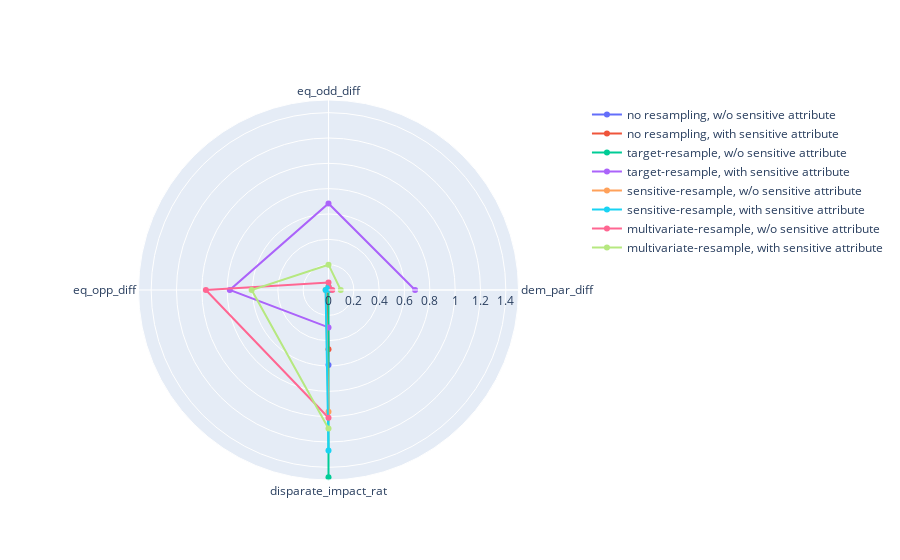

The notebook cell saved with this chart:
### Code cell
categories = ['dem_par_diff', 'eq_odd_diff', 'eq_opp_diff', 'disparate_impact_rat']
dataset_ref = [ 'no resampling, w/o sensitive attribute', 'no resampling, with sensitive attribute', \
                    'target-resample, w/o sensitive attribute', 'target-resample, with sensitive attribute', \
                    'sensitive-resample, w/o sensitive attribute', 'sensitive-resample, with sensitive attribute', \
                    'multivariate-resample, w/o sensitive attribute', 'multivariate-resample, with sensitive attribute']


fig = go.Figure()

for res_list,ref in zip(fairness_results_eq_odds, dataset_ref):

  fig.add_trace(go.Scatterpolar(
        r=res_list,
        theta=categories,
        # fill='toself',
        name=ref
  ))


fig.update_layout(
  polar=dict(
    radialaxis=dict(
      visible=True,
      range=[0, 1.5]
    )),
  showlegend=True
)

fig.show()

### Figure 1 — Plotly figure (JSON) as saved in the notebook; plotly's stock layout.template omitted (floating-point values rounded to 4 significant figures)
{"data": [{"name": "no resampling, w/o sensitive attribute", "r": [0.001644, 0.007026, 0.006165, 0.5913], "theta": ["dem_par_diff", "eq_odd_diff", "eq_opp_diff", "disparate_impact_rat"], "type": "scatterpolar"}, {"name": "no resampling, with sensitive attribute", "r": [0.002499, 0.009368, 0.007926, 0.4668], "theta": ["dem_par_diff", "eq_odd_diff", "eq_opp_diff", "disparate_impact_rat"], "type": "scatterpolar"}, {"name": "target-resample, w/o sensitive attribute", "r": [0.001839, 0.001976, 0, 1.478], "theta": ["dem_par_diff", "eq_odd_diff", "eq_opp_diff", "disparate_impact_rat"], "type": "scatterpolar"}, {"name": "target-resample, with sensitive attribute", "r": [0.6836, 0.6833, 0.7794, 0.2954], "theta": ["dem_par_diff", "eq_odd_diff", "eq_opp_diff", "disparate_impact_rat"], "type": "scatterpolar"}, {"name": "sensitive-resample, w/o sensitive attribute", "r": [0.006486, 0.02564, 0.02202, 0.9604], "theta": ["dem_par_diff", "eq_odd_diff", "eq_opp_diff", "disparate_impact_rat"], "type": "scatterpolar"}, {"name": "sensitive-resample, with sensitive attribute", "r": [0.01024, 0.02661, 0.0229, 1.267], "theta": ["dem_par_diff", "eq_odd_diff", "eq_opp_diff", "disparate_impact_rat"], "type": "scatterpolar"}, {"name": "multivariate-resample, w/o sensitive attribute", "r": [0.02989, 0.05882, 0.9683, 1.009], "theta": ["dem_par_diff", "eq_odd_diff", "eq_opp_diff", "disparate_impact_rat"], "type": "scatterpolar"}, {"name": "multivariate-resample, with sensitive attribute", "r": [0.09656, 0.1999, 0.6068, 1.094], "theta": ["dem_par_diff", "eq_odd_diff", "eq_opp_diff", "disparate_impact_rat"], "type": "scatterpolar"}], "layout": {"polar": {"radialaxis": {"range": [0, 1.5], "visible": true}}, "showlegend": true}}
